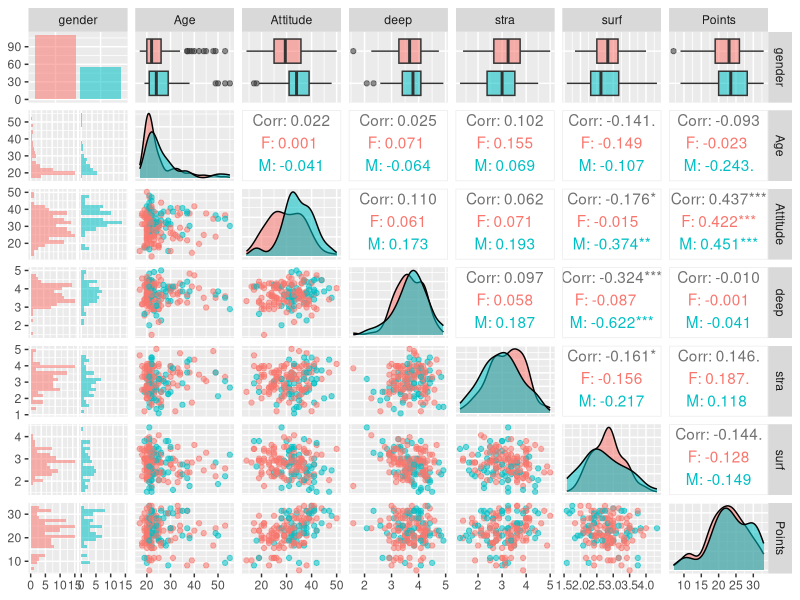

Write R code to recreate this figure. (Note: this script raises an error after producing the figure.)
## ---- chunk 1
# assigning the data to something easier to write in codes
lrn2020 <- read.table("data/learning2020.txt")

# dimensions of data: 166 observations and 7 variables
dim(lrn2020)

# structure of data: str() / gives you structural info and the amount of obs. & variables
str(lrn2020)

# structure of data: head() / I like this a bit more than str() for structural info, easier to read!
head(lrn2020)

## ---- chunk 2
# accessing GGally-library 
library(GGally)

# accessing ggplot2-library
library(ggplot2)

# summary of the data
summary(lrn2020)

# creating plot matrix "p" to pair variables against each other, to see possible correlations
p <- ggpairs(lrn2020, mapping = aes(col = gender, alpha = 0.3), lower = list(combo = wrap("facethist", bins = 20)))

# printing out the created matrix "p"
p

# attitude and points seem to correlate, let's see more closely how the data looks like
ggplot(lrn2020, aes(x = attitude, y = points, col = gender)) + geom_point()

# a scatter plot of points versus attitude + fitted line
qplot(attitude, points, data = lrn2020) + geom_smooth(method = "lm") + ggtitle("All students' attitude versus exam points")

# select male students
m_students <- dplyr::filter(lrn2020, lrn2020$gender == "M")

# plot only male students, points vs. attitude
qplot(attitude, points, data = m_students) + geom_smooth(method = "lm") + ggtitle("Male students' attitude versus exam points")

## ---- chunk 3

# creating model with points versus attitude, strategic and deep learning
model_x <- lm(points ~ attitude + stra + deep, data = lrn2020)

summary(model_x)

# creating adjusted model with points versus attitude and strategic learning
model_y <- lm(points ~ attitude + stra, data = lrn2020)

summary(model_y)
## ---- chunk 4

## ---- chunk 5
par(mfrow = c(2,2))
plot(model_x, which = c(1,2,5))

